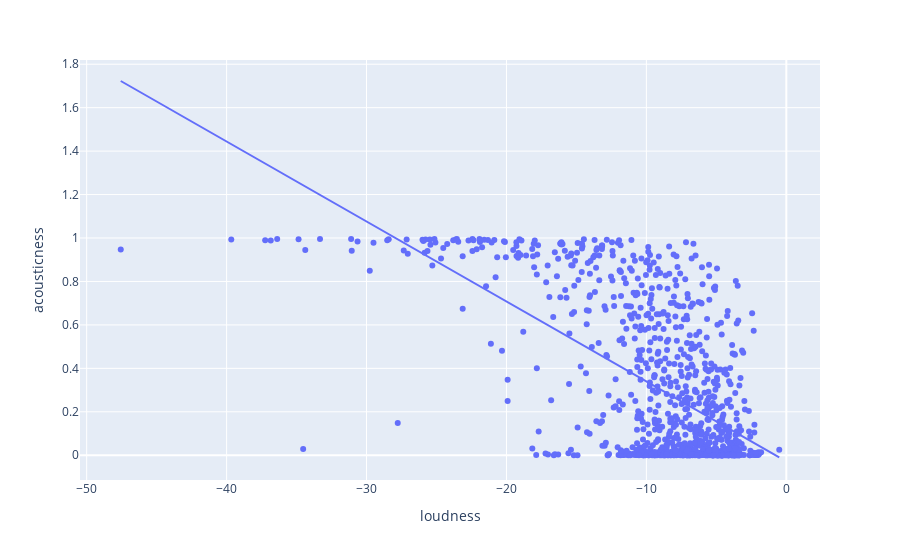

Write notebook code for a chart like this one.
### Code cell
px.scatter(distribution_df.sample(1000), x='loudness', y='acousticness', trendline='ols')

### Figure 1 — Plotly figure (JSON) as saved in the notebook; plotly's stock layout.template omitted (floating-point values rounded to 4 significant figures; data arrays with more than 128 entries replaced by an {"elided": "..."} marker saying what was removed)
{"data": [{"hovertemplate": "loudness=%{x}<br>acousticness=%{y}<extra></extra>", "legendgroup": "", "marker": {"color": "#636efa", "symbol": "circle"}, "mode": "markers", "name": "", "orientation": "v", "showlegend": false, "type": "scatter", "x": {"elided": "1000 float values"}, "xaxis": "x", "y": {"elided": "1000 float values"}, "yaxis": "y"}, {"hovertemplate": "<b>OLS trendline</b><br>acousticness = -0.0368061 * loudness + -0.0279364<br>R<sup>2</sup>=0.372976<br><br>loudness=%{x}<br>acousticness=%{y} <b>(trend)</b><extra></extra>", "legendgroup": "", "marker": {"color": "#636efa", "symbol": "circle"}, "mode": "lines", "name": "", "showlegend": false, "type": "scatter", "x": {"elided": "1000 float values"}, "xaxis": "x", "y": {"elided": "1000 float values"}, "yaxis": "y"}], "layout": {"legend": {"tracegroupgap": 0}, "margin": {"t": 60}, "xaxis": {"anchor": "y", "domain": [0, 1], "title": {"text": "loudness"}}, "yaxis": {"anchor": "x", "domain": [0, 1], "title": {"text": "acousticness"}}}}
